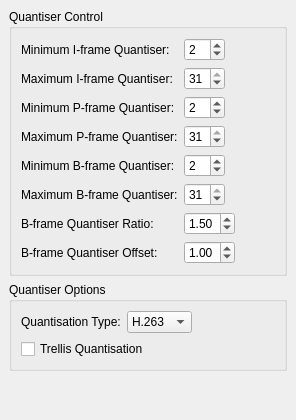
     <widget class="QWidget" name="tab_6" >
      <attribute name="title" >
       <string>Quantiser</string>
      </attribute>
      <layout class="QVBoxLayout" >
       <property name="margin" >
        <number>9</number>
       </property>
       <property name="spacing" >
        <number>6</number>
       </property>
       <item>
        <widget class="QGroupBox" name="groupBox_4" >
         <property name="title" >
          <string>Quantiser Control</string>
         </property>
         <layout class="QGridLayout" >
          <property name="margin" >
           <number>9</number>
          </property>
          <property name="spacing" >
           <number>6</number>
          </property>
          <item row="7" column="1" >
           <layout class="QHBoxLayout" >
            <property name="margin" >
             <number>0</number>
            </property>
            <property name="spacing" >
             <number>6</number>
            </property>
            <item>
             <widget class="QDoubleSpinBox" name="quantBoffsetSpinBox" >
              <property name="decimals" >
               <number>2</number>
              </property>
              <property name="maximum" >
               <double>2.000000000000000</double>
              </property>
              <property name="singleStep" >
               <double>0.100000000000000</double>
              </property>
              <property name="value" >
               <double>1.000000000000000</double>
              </property>
             </widget>
            </item>
            <item>
             <spacer>
              <property name="orientation" >
               <enum>Qt::Horizontal</enum>
              </property>
              <property name="sizeHint" >
               <size>
                <width>40</width>
                <height>20</height>
               </size>
              </property>
             </spacer>
            </item>
           </layout>
          </item>
          <item row="6" column="1" >
           <layout class="QHBoxLayout" >
            <property name="margin" >
             <number>0</number>
            </property>
            <property name="spacing" >
             <number>6</number>
            </property>
            <item>
             <widget class="QDoubleSpinBox" name="quantBratioSpinBox" >
              <property name="decimals" >
               <number>2</number>
              </property>
              <property name="maximum" >
               <double>2.000000000000000</double>
              </property>
              <property name="singleStep" >
               <double>0.100000000000000</double>
              </property>
              <property name="value" >
               <double>1.500000000000000</double>
              </property>
             </widget>
            </item>
            <item>
             <spacer>
              <property name="orientation" >
               <enum>Qt::Horizontal</enum>
              </property>
              <property name="sizeHint" >
               <size>
                <width>40</width>
                <height>20</height>
               </size>
              </property>
             </spacer>
            </item>
           </layout>
          </item>
          <item row="7" column="0" >
           <widget class="QLabel" name="label_23" >
            <property name="text" >
             <string>B-frame Quantiser Offset:</string>
            </property>
           </widget>
          </item>
          <item row="6" column="0" >
           <widget class="QLabel" name="label_20" >
            <property name="text" >
             <string>B-frame Quantiser Ratio:</string>
            </property>
           </widget>
          </item>
          <item row="4" column="1" >
           <layout class="QHBoxLayout" >
            <property name="margin" >
             <number>0</number>
            </property>
            <property name="spacing" >
             <number>6</number>
            </property>
            <item>
             <widget class="QSpinBox" name="quantBminSpinBox" >
              <property name="maximum" >
               <number>31</number>
              </property>
              <property name="minimum" >
               <number>1</number>
              </property>
              <property name="value" >
               <number>2</number>
              </property>
             </widget>
            </item>
            <item>
             <spacer>
              <property name="orientation" >
               <enum>Qt::Horizontal</enum>
              </property>
              <property name="sizeHint" >
               <size>
                <width>40</width>
                <height>20</height>
               </size>
              </property>
             </spacer>
            </item>
           </layout>
          </item>
          <item row="1" column="1" >
           <layout class="QHBoxLayout" >
            <property name="margin" >
             <number>0</number>
            </property>
            <property name="spacing" >
             <number>6</number>
            </property>
            <item>
             <widget class="QSpinBox" name="quantImaxSpinBox" >
              <property name="maximum" >
               <number>31</number>
              </property>
              <property name="minimum" >
               <number>1</number>
              </property>
              <property name="value" >
               <number>31</number>
              </property>
             </widget>
            </item>
            <item>
             <spacer>
              <property name="orientation" >
               <enum>Qt::Horizontal</enum>
              </property>
              <property name="sizeHint" >
               <size>
                <width>40</width>
                <height>20</height>
               </size>
              </property>
             </spacer>
            </item>
           </layout>
          </item>
          <item row="0" column="0" >
           <widget class="QLabel" name="label_15" >
            <property name="text" >
             <string>Minimum I-frame Quantiser:</string>
            </property>
           </widget>
          </item>
          <item row="3" column="0" >
           <widget class="QLabel" name="label_5" >
            <property name="text" >
             <string>Maximum P-frame Quantiser:</string>
            </property>
           </widget>
          </item>
          <item row="5" column="0" >
           <widget class="QLabel" name="label_7" >
            <property name="text" >
             <string>Maximum B-frame Quantiser:</string>
            </property>
           </widget>
          </item>
          <item row="2" column="0" >
           <widget class="QLabel" name="label_17" >
            <property name="text" >
             <string>Minimum P-frame Quantiser:</string>
            </property>
           </widget>
          </item>
          <item row="4" column="0" >
           <widget class="QLabel" name="label_6" >
            <property name="text" >
             <string>Minimum B-frame Quantiser:</string>
            </property>
           </widget>
          </item>
          <item row="1" column="0" >
           <widget class="QLabel" name="label_16" >
            <property name="text" >
             <string>Maximum I-frame Quantiser:</string>
            </property>
           </widget>
          </item>
          <item row="3" column="1" >
           <layout class="QHBoxLayout" >
            <property name="margin" >
             <number>0</number>
            </property>
            <property name="spacing" >
             <number>6</number>
            </property>
            <item>
             <widget class="QSpinBox" name="quantPmaxSpinBox" >
              <property name="maximum" >
               <number>31</number>
              </property>
              <property name="minimum" >
               <number>1</number>
              </property>
              <property name="value" >
               <number>31</number>
              </property>
             </widget>
            </item>
            <item>
             <spacer>
              <property name="orientation" >
               <enum>Qt::Horizontal</enum>
              </property>
              <property name="sizeHint" >
               <size>
                <width>40</width>
                <height>20</height>
               </size>
              </property>
             </spacer>
            </item>
           </layout>
          </item>
          <item row="5" column="1" >
           <layout class="QHBoxLayout" >
            <property name="margin" >
             <number>0</number>
            </property>
            <property name="spacing" >
             <number>6</number>
            </property>
            <item>
             <widget class="QSpinBox" name="quantBmaxSpinBox" >
              <property name="maximum" >
               <number>31</number>
              </property>
              <property name="minimum" >
               <number>1</number>
              </property>
              <property name="value" >
               <number>31</number>
              </property>
             </widget>
            </item>
            <item>
             <spacer>
              <property name="orientation" >
               <enum>Qt::Horizontal</enum>
              </property>
              <property name="sizeHint" >
               <size>
                <width>40</width>
                <height>20</height>
               </size>
              </property>
             </spacer>
            </item>
           </layout>
          </item>
          <item row="0" column="1" >
           <layout class="QHBoxLayout" >
            <property name="margin" >
             <number>0</number>
            </property>
            <property name="spacing" >
             <number>6</number>
            </property>
            <item>
             <widget class="QSpinBox" name="quantIminSpinBox" >
              <property name="maximum" >
               <number>31</number>
              </property>
              <property name="minimum" >
               <number>1</number>
              </property>
              <property name="value" >
               <number>2</number>
              </property>
             </widget>
            </item>
            <item>
             <spacer>
              <property name="orientation" >
               <enum>Qt::Horizontal</enum>
              </property>
              <property name="sizeHint" >
               <size>
                <width>47</width>
                <height>20</height>
               </size>
              </property>
             </spacer>
            </item>
           </layout>
          </item>
          <item row="2" column="1" >
           <layout class="QHBoxLayout" >
            <property name="margin" >
             <number>0</number>
            </property>
            <property name="spacing" >
             <number>6</number>
            </property>
            <item>
             <widget class="QSpinBox" name="quantPminSpinBox" >
              <property name="maximum" >
               <number>31</number>
              </property>
              <property name="minimum" >
               <number>1</number>
              </property>
              <property name="value" >
               <number>2</number>
              </property>
             </widget>
            </item>
            <item>
             <spacer>
              <property name="orientation" >
               <enum>Qt::Horizontal</enum>
              </property>
              <property name="sizeHint" >
               <size>
                <width>40</width>
                <height>20</height>
               </size>
              </property>
             </spacer>
            </item>
           </layout>
          </item>
         </layout>
        </widget>
       </item>
       <item>
        <widget class="QGroupBox" name="groupBox_3" >
         <property name="title" >
          <string>Quantiser Options</string>
         </property>
         <layout class="QVBoxLayout" >
          <property name="margin" >
           <number>9</number>
          </property>
          <property name="spacing" >
           <number>6</number>
          </property>
          <item>
           <layout class="QHBoxLayout" >
            <property name="margin" >
             <number>0</number>
            </property>
            <property name="spacing" >
             <number>6</number>
            </property>
            <item>
             <widget class="QLabel" name="label_2" >
              <property name="text" >
               <string>Quantisation Type:</string>
              </property>
             </widget>
            </item>
            <item>
             <layout class="QHBoxLayout" >
              <property name="margin" >
               <number>0</number>
              </property>
              <property name="spacing" >
               <number>6</number>
              </property>
              <item>
               <widget class="QComboBox" name="quantTypeComboBox" >
                <item>
                 <property name="text" >
                  <string>H.263</string>
                 </property>
                </item>
                <item>
                 <property name="text" >
                  <string>MPEG</string>
                 </property>
                </item>
               </widget>
              </item>
              <item>
               <spacer>
                <property name="orientation" >
                 <enum>Qt::Horizontal</enum>
                </property>
                <property name="sizeHint" >
                 <size>
                  <width>40</width>
                  <height>20</height>
                 </size>
                </property>
               </spacer>
              </item>
             </layout>
            </item>
           </layout>
          </item>
          <item>
           <widget class="QCheckBox" name="trellisCheckBox" >
            <property name="text" >
             <string>Trellis Quantisation</string>
            </property>
           </widget>
          </item>
         </layout>
        </widget>
       </item>
       <item>
        <spacer>
         <property name="orientation" >
          <enum>Qt::Vertical</enum>
         </property>
         <property name="sizeHint" >
          <size>
           <width>20</width>
           <height>40</height>
          </size>
         </property>
        </spacer>
       </item>
      </layout>
     </widget>
